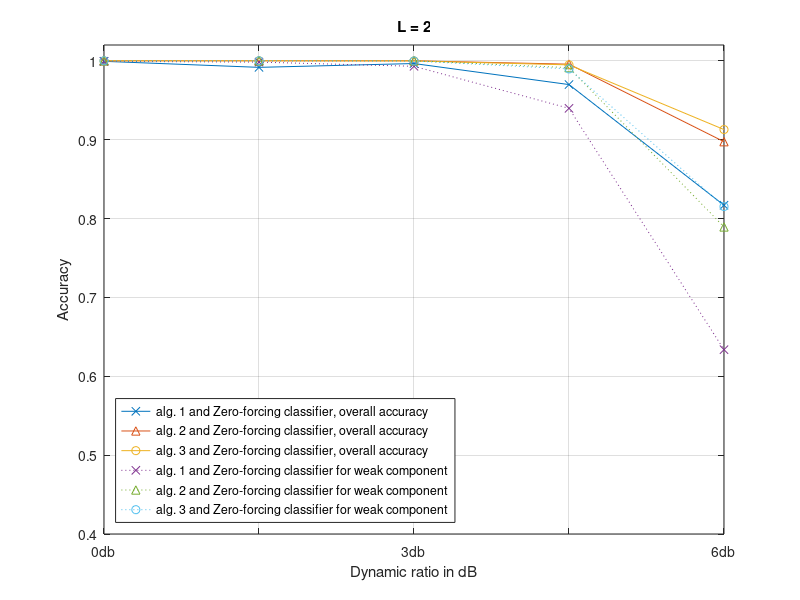
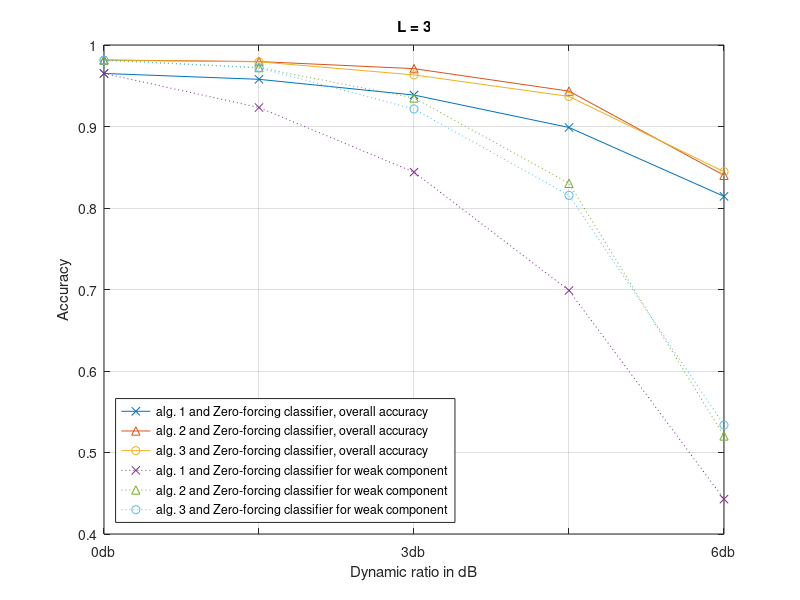

These charts were generated, in order, by the following MATLAB code:

close all
clear
clc;

addpath(genpath('.././fddlow'))
addpath(genpath('.././data'))

%% Results Plot L = 2 for alg1 alg2 alg3
FDDL=[0.9993 0.99166 0.9965 0.969833333 0.816833333];
FDDLO=[1 1 1 0.9957 0.8974];
FDDLOW = [1 1 0.9998 0.9948 0.9128];
% week signal
FDDL_=[0.9993 0.9983 0.993 0.9397 0.6337];
FDDLO_=[1 1 1 0.9913 0.7893];
FDDLOW_= [1 1 0.9997 0.9897 0.8152];

figure
plot(FDDL,'x-')
hold on
plot(FDDLO,'^-')
plot(FDDLOW, 'o-')

plot(FDDL_,'x:')
plot(FDDLO_,'^:')
plot(FDDLOW_, 'o:')

legend('alg. 1 and Zero-forcing classifier, overall accuracy',...
    'alg. 2 and Zero-forcing classifier, overall accuracy',...
    'alg. 3 and Zero-forcing classifier, overall accuracy',...
    'alg. 1 and Zero-forcing classifier for weak component',...
    'alg. 2 and Zero-forcing classifier for weak component',...
    'alg. 3 and Zero-forcing classifier for weak component','Location', 'southwest');
grid on
% grid minor
ylim([0.4, 1.02])
title ('L = 2')
xticklabels({'0db','','3db','','6db','','10db','','20db'})
xlabel('Dynamic ratio in dB')
ylabel 'Accuracy'
set(gcf,'color','w');

%% Results Plot L = 3 for alg1 alg2 alg3
alg1 = [0.9651, 0.9579, 0.9386, 0.8988, 0.8143];
alg1_w = [0.9651, 0.9233, 0.8440,0.6988, 0.4428];

alg2 = [0.9816, 0.9797, 0.9710, 0.9434, 0.8401];
alg2_w = [0.9816, 0.9723, 0.9350,0.8303, 0.5203];

alg3 = [0.9812, 0.9794, 0.9633, 0.9369, 0.8446];
alg3_w = [0.9812, 0.9720, 0.9215,0.8155, 0.5337];


figure
plot(alg1,'x-')
hold on
plot(alg2,'^-')
plot(alg3, 'o-')

plot(alg1_w,'x:')
plot(alg2_w,'^:')
plot(alg3_w, 'o:')

legend('alg. 1 and Zero-forcing classifier, overall accuracy',...
    'alg. 2 and Zero-forcing classifier, overall accuracy',...
    'alg. 3 and Zero-forcing classifier, overall accuracy',...
    'alg. 1 and Zero-forcing classifier for weak component',...
    'alg. 2 and Zero-forcing classifier for weak component',...
    'alg. 3 and Zero-forcing classifier for weak component','Location', 'southwest');
grid on
% grid minor
% ylim([0.4, 1.02])
title ('L = 3')
xticklabels({'0db','','3db','','6db','','10db','','20db'})
xlabel('Dynamic ratio in dB')
ylabel 'Accuracy'
set(gcf,'color','w');


%% Plot the training samples for each class
%{
[Database]=load_data_new(1, 2000);
name = {'BLE','BT','FHSS1','FHSS2','WIFI1','WIFI2'};
for i = 1:6
figure
imagesc(Database.tr_data(:,1+14400/6*(i-1):14400/6*(i-1)+800))
title(['Deep scattering spectrum of ', name{i},' training data'])
xlabel('Sample index')
ylabel('Frequency index')
set(gcf,'color','w');
end
%}

%% Using the logistic regression vs Zero-Forcing
%{
lgwithmix_alg2 = [0.9700 	0.9527 	0.8127 	0.3353 	0.2000 ];
lgwithmix_alg3 = [0.9980 	0.9960 	0.9560 	0.4180 	0.2047 ];
lgnomix_alg2 = [0.8440 	0.7993 	0.7020 	0.4660 	0.2187 ];
lgnomix_alg3 = [0.9827 	0.9773 	0.8947 	0.5380 	0.2767 ];
eqnomix_alg2 = [0.9580 	0.9580 	0.9600 	0.9007 	0.5707 ];
% eqnomix_alg3 = [0.9400 	0.9360 	0.9187 	0.8587 	0.5473 ];
eqnomix_alg3 =[0.9600 	0.9587 	0.9607 	0.8927 	0.5280];

db = 1:5;
figure 
plot(db,lgwithmix_alg2, ':sq')
xticklabels({'3', '', '6', '', '10','', '20','', '40'})
hold on
plot(db,lgnomix_alg2, ':sq')
plot(db,lgwithmix_alg3, ':^')
plot(db,lgnomix_alg3, ':^')
plot(db,eqnomix_alg2, '--sq')
plot(db,eqnomix_alg3, '--^')
legend('alg. 2 and log. regr. using mixture labels',...
    'alg. 2 and log. regr. without using mixture labels',...
    'alg. 3 and log. regr. mixture labels',...
    'alg. 3 and log. regr. without mixture labels',...
    'alg. 2 and ZF without mixture labels',...
    'alg. 3 and ZF without mixture labels','Location', 'southwest');

title 'Weaker signal''s accuracy  L = 2'
xlabel('Dynamic ratio in dB')
ylabel 'accuracy for weaker signal'
ylim([0,1])
set(gcf,'color','w');
%}